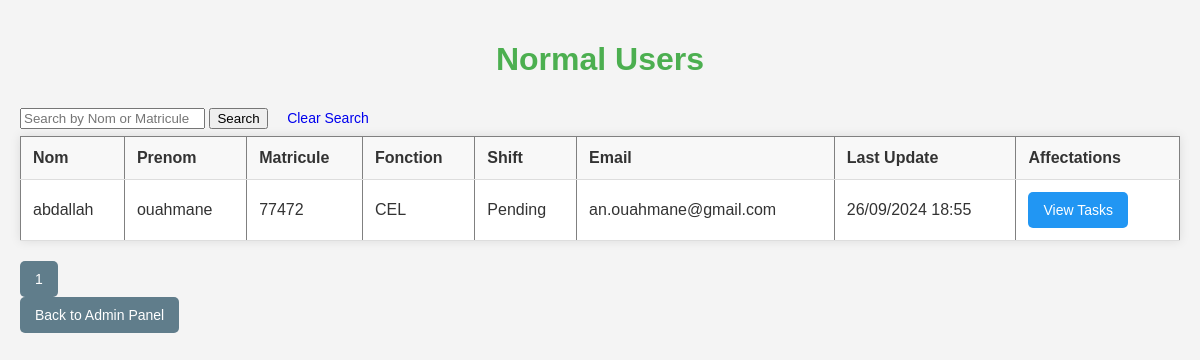
Before: /view_normal_users (signed in) with the older database file.
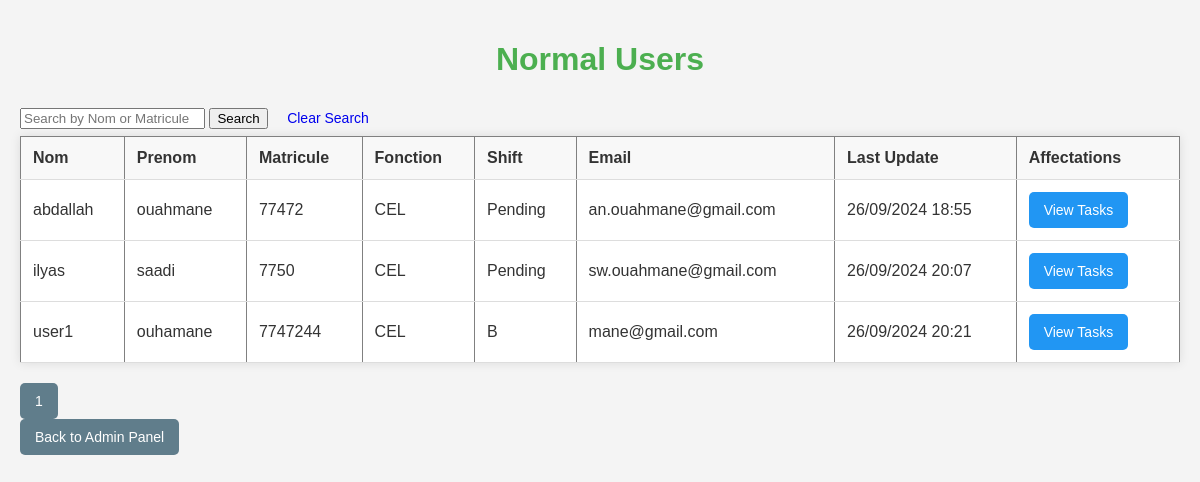
After: the same page with the newer database file.
### app/models.py (models this page shows, shortened)
class User(db.Model, UserMixin):
    id = db.Column(db.Integer, primary_key=True)
    username = db.Column(db.String(150), unique=True, nullable=False)
    email = db.Column(db.String(150), unique=True, nullable=False)
    matricule = db.Column(db.String(15), unique=True, nullable=False)
    fonction = db.Column(db.String(150), nullable=False)
    prenom = db.Column(db.String(150), nullable=False)
    shift = db.Column(db.String(150), nullable=False)
    phone = db.Column(db.String(15), unique=True, nullable=False)
    profile_image = db.Column(db.String(150), nullable=True)
    password = db.Column(db.String(200), nullable=False)
    is_admin = db.Column(db.Boolean, default=False)
    is_super_admin = db.Column(db.Boolean, default=False)  # New field
    last_update = db.Column(db.DateTime, default=datetime.utcnow)
    is_approved = db.Column(db.Boolean, default=False)
    tasks = db.relationship('Todo', backref='user',
                            lazy=True, cascade="all, delete-orphan")
    is_pending = db.Column(db.Boolean, default=True)

### app/routes/admin.py (the view)
@bp.route('/view_normal_users', methods=['GET', 'POST'])
@login_required
def view_normal_users():
    search_query = request.args.get('search', '')  # Get search query from URL
    page = request.args.get('page', 1, type=int)  # Get the current page
    query = User.query.filter_by(is_admin=False, is_approved=True)
    if search_query:
        query = query.filter(
            (User.username.ilike(f'%{search_query}%')) |
            (User.matricule.ilike(f'%{search_query}%'))
        )
    pagination = query.paginate(page=page, per_page=10)
    return render_template(
        'admin/normal_users.html',
        normal_users=pagination.items,
        search_query=search_query,
        pagination=pagination
    )

### app/__init__.py (called while the page is built)
def create_app():
    app = Flask(__name__, instance_relative_config=True)
    app.config.from_object(Config)
    db.init_app(app)
    migrate = Migrate(app, db)
    login_manager.init_app(app)
    from .routes.auth import bp as auth_bp
    from .routes.admin import bp as admin_bp
    from .routes.main import bp as main_bp
    from .routes.tasks import bp as tasks_bp
    from .routes.user import bp as user_bp
    app.register_blueprint(auth_bp)
    app.register_blueprint(admin_bp)
    app.register_blueprint(main_bp)
    app.register_blueprint(tasks_bp)
    app.register_blueprint(user_bp)
    from .models import User
    @login_manager.user_loader
    def load_user(user_id):
        return User.query.get(int(user_id))
    with app.app_context():
        """

        db.drop_all()
        db.create_all()
        """
        create_default_admin()
    return app

### app/templates/admin/normal_users.html (shortened to what this page needs)
<!DOCTYPE html>
<html lang="en">
<head>
    <link rel="stylesheet" href="{{ url_for('static', filename='css/admin.css') }}">
</head>
<body>
    <h1>Normal Users</h1>
    <form method="GET" action="{{ url_for('admin.view_normal_users') }}">
        <input type="text" name="search" placeholder="Search by Nom or Matricule" value="{{ search_query }}">
        <button type="submit">Search</button>
        <a href="{{ url_for('admin.view_normal_users') }}" class="btn btn-warning" style="text-decoration: none;">Clear
            Search</a>
    </form>
    <table border="1" cellpadding="10" cellspacing="0">
        <thead>
            <tr>
                <th>Nom</th>
                <th>Prenom</th>
                <th>Matricule</th>
                <th>Fonction</th>
                <th>Shift</th>
                <th>Email</th>
                <th>Last Update</th>
                <th>Affectations</th>
            </tr>
        </thead>
        <tbody>
            {% for user in normal_users %}
            <tr>
                <td>{{ user.username }}</td>
                <td>{{ user.prenom }}</td>
                <td>{{ user.matricule }}</td>
                <td>{{ user.fonction }}</td>
                <td>{{ user.shift }}</td>
                <td>{{ user.email }}</td>
                <td>{{ user.last_update.strftime('%d/%m/%Y %H:%M') }}</td>
                <td>
                    <a href="{{ url_for('tasks.view_user_tasks', user_id=user.id) }}" class="btn btn-info">View
                        Tasks</a>
                </td>
            </tr>
            {% endfor %}
        </tbody>
    </table>
    <div class="pagination">
        {% for page_num in range(1, pagination.pages + 1) %}
        <a href="{{ url_for('admin.view_normal_users', page=page_num, search=search_query) }}"
            class="btn btn-secondary {{ 'active' if page_num == pagination.page else '' }}">
            {{ page_num }}
        </a>
        {% endfor %}
    </div>
    <a href="{{ url_for('admin.admin') }}" class="btn btn-secondary">Back to Admin Panel</a>
</body>
</html>

### app/static/css/admin.css (style rules this page uses)
body { font-family: Arial, sans-serif; background-color: #f4f4f4; margin: 0; padding: 20px; color: #333; }
h1 { text-align: center; color: #4CAF50; }
table { width: 100%; border-collapse: collapse; margin-bottom: 20px; background-color: #fff; box-shadow: 0 0 10px rgba(0, 0, 0, 0.1); }
th, td { padding: 12px; border-bottom: 1px solid #ddd; text-align: left; }
th { background-color: #f8f8f8; color: #333; }
td { vertical-align: middle; }
.btn { padding: 10px 15px; text-decoration: none; border: none; cursor: pointer; border-radius: 5px; transition: background-color 0.3s ease; font-size: 14px; }
.btn-secondary { background-color: #607d8b; color: white; }
.btn-info { background-color: #2196F3; color: white; }
form { display: inline-block; margin-right: 10px; }
a.btn { margin-right: 10px; display: inline-block; text-align: center; }

Changed rows visible on the page:
added User: username "ilyas", prenom "saadi", matricule "7750", fonction "CEL", shift "Pending", email "sw.ouahmane@gmail.com", last_update "26/09/2024 20:07"
added User: username "user1", prenom "ouhamane", matricule "7747244", fonction "CEL", shift "B", email "mane@gmail.com", last_update "26/09/2024 20:21"
